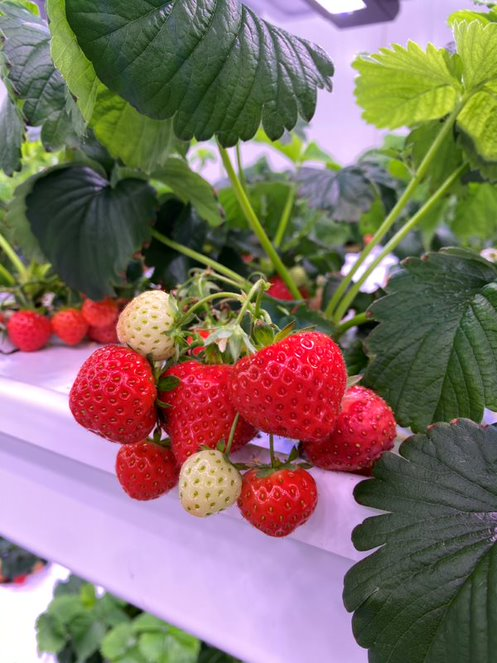
#> input picture 3.jpeg, 497 x 663 px, given in place of 1.png, which was not available
$ jupyter execute --allow-errors Maturity.ipynb   (shell and % lines are left out)   (older library calls are emulated)
#> lines starting #> are read from the running program, lines starting #| are printed output that depends on the picture; after the words box and inside, x2 and y2 are one past the last pixel; in counts of white or black regions, pixels touching at a corner belong together; pictures that were not available may be replaced by others from this repository, and a replacement may not be noted
[cell 1]
import torch
import cv2
import matplotlib.pyplot as plt
import PIL
from google.colab.patches import cv2_imshow

[cell 2]
from google.colab import drive
drive.mount('/content/drive')

#> (a cell that did not finish here is left out)

[cell 4]
import collections
import numpy as np

[cell 5]
img00 = cv2.imread('/content/drive/MyDrive/data/yolos/1.png')
#> img00 is the input picture: shape (663, 497, 3); mean B, G, R 103.5, 113.2, 130.5

[cell 6]
img00 = cv2.imread('/content/drive/MyDrive/data/yolos/22.png')
cv2_imshow(img00)

hsv = cv2.cvtColor(img00, cv2.COLOR_BGR2HSV)
#> hsv: shape (663, 497, 3); mean H, S, V 84, 104.4, 146.4
# hsv = hsv[:]
for i in range(hsv.shape[0]):
    for j in range(hsv.shape[1]):
        hsv[i][j][2] = 255
#> hsv: shape (663, 497, 3); mean H, S, V 84, 104.4, 255
img1 = cv2.cvtColor(hsv, cv2.COLOR_HSV2BGR)
cv2_imshow(img1)

# img = cv2.blur(img1,(8,8))
# cv2_imshow(img)
# img = cv2.bilateralFilter(img, 11, 17, 17)
img = cv2.GaussianBlur(img1, (5,5), cv2.BORDER_DEFAULT)
cv2.rectangle(img, (0, 0), (img.shape[1], img.shape[0]), (255, 255, 255), 3)
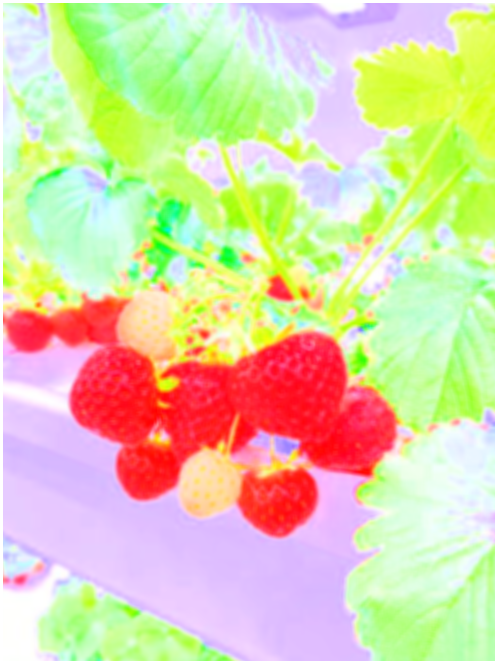
#> img: shape (663, 497, 3); mean B, G, R 171, 211.3, 218.9

cv2_imshow(img)

# img = cv2.cvtColor(img, cv2.COLOR_BGR2GRAY)
# img = cv2.pyrMeanShiftFiltering(img, 21, 51)
# cv2_imshow(img)
x = cv2.Sobel(img, 5, 1,0, ksize=3, scale=1)
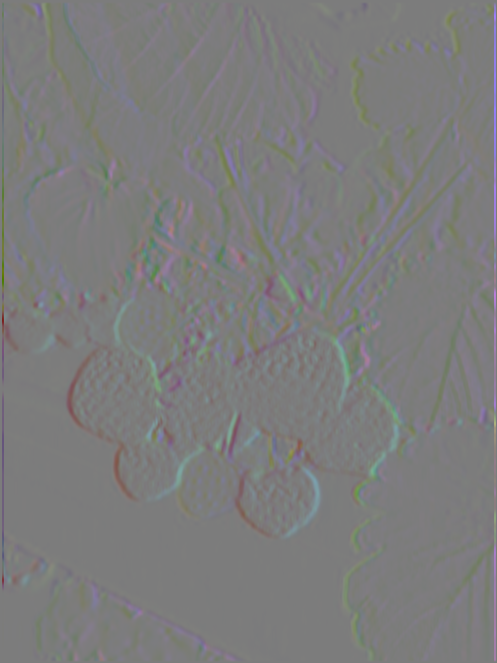
#> x: shape (663, 497, 3) float32; mean B, G, R 0, 0, 0; drawn with min black and max white
y = cv2.Sobel(img, 5, 0,1, ksize=3, scale=1)
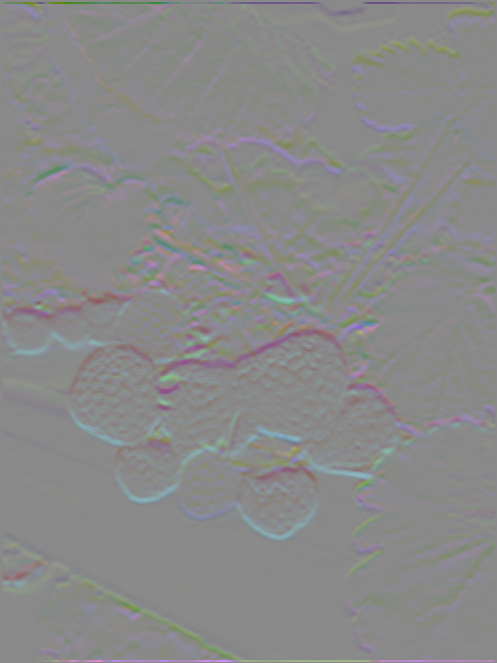
#> y: shape (663, 497, 3) float32; mean B, G, R 0, 0, 0; drawn with min black and max white
absx= cv2.convertScaleAbs(x)
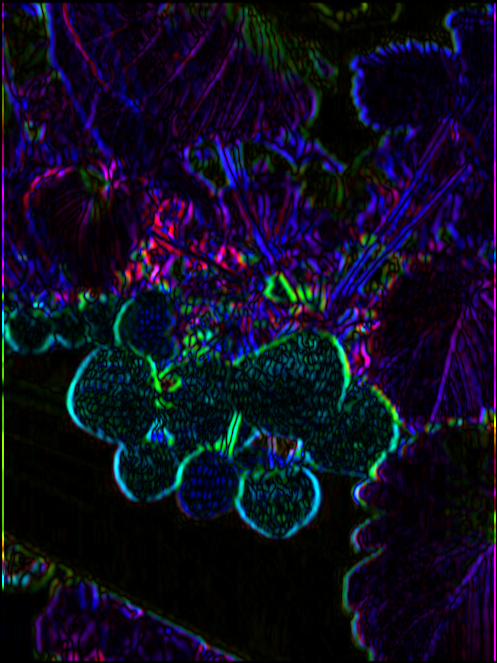
#> absx: shape (663, 497, 3); mean B, G, R 32.5, 12.5, 14.3
absy = cv2.convertScaleAbs(y)
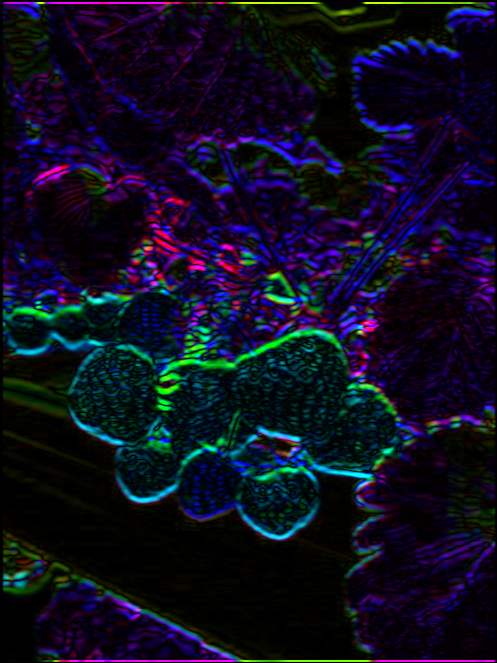
#> absy: shape (663, 497, 3); mean B, G, R 32, 13.9, 14.5
img = cv2.addWeighted(absx, 0.5, absy, 0.5,0)
cv2_imshow(img)

img = cv2.GaussianBlur(img, (9,9), cv2.BORDER_DEFAULT)
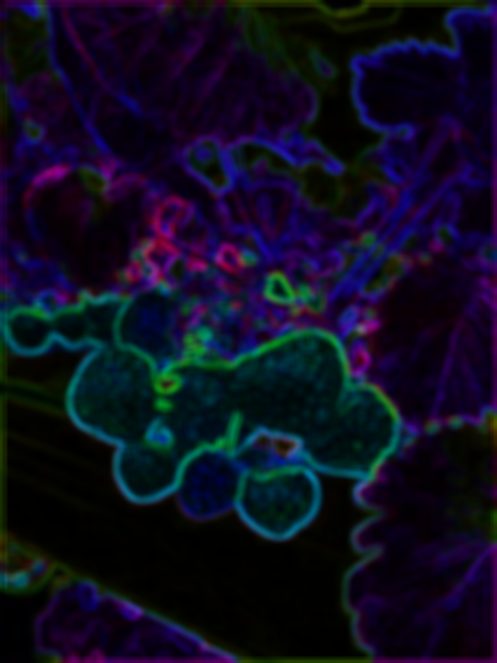
#> img: shape (663, 497, 3); mean B, G, R 32.4, 13.3, 14.5
cv2_imshow(img)

# can = cv2.cvtColor(img, cv2.COLOR_BGR2GRAY)
can = cv2.Canny(np.uint8(img), 100,200)
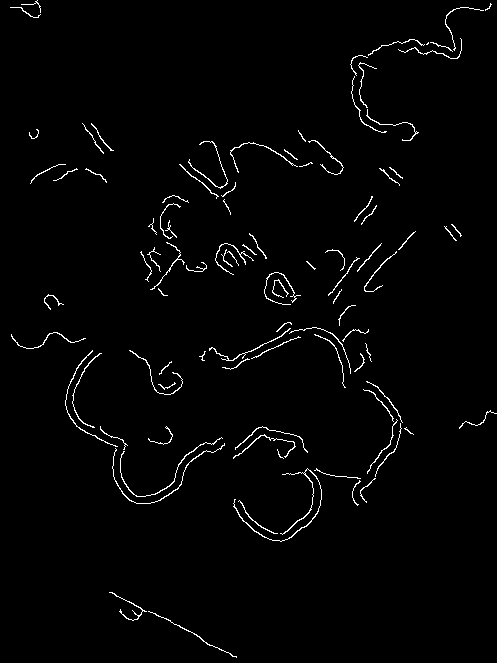
#> can: shape (663, 497); 1.8% white in thin lines or dots
cv2_imshow(can)
# a = cv2.blur(can,(8,8)) - can * 0.5

# cv2_imshow(can)

# cv2.rectangle(img, (cors[0], cors[1]), (cors[2], cors[3]), (0, 165, 255), 1)

contours2, hierarchy2 = cv2.findContours(can, cv2.RETR_CCOMP ,
                                               cv2.CHAIN_APPROX_TC89_L1 )
#> contours2 = 99 contours, 65 with area under 20; largest, box (x1, y1, x2, y2) and area: (233, 468, 322, 541) 94, (120, 438, 223, 497) 56, (264, 272, 301, 305) 53, (230, 142, 298, 173) 46, (233, 434, 296, 459) 44
cv2.drawContours(img00, contours2, -1, (0, 255, 0), 2, cv2.LINE_AA)
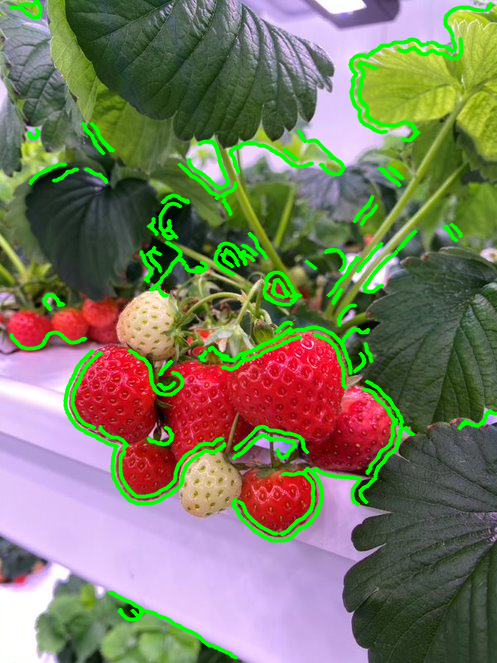
#> img00: shape (663, 497, 3); 7.86% of pixels changed, all inside (x1, y1, x2, y2) = (8, 0, 497, 660)
cv2_imshow(img00)

[cell 7]
cv2.drawContours(img00, contours2, 8, (0, 255, 0), 2, cv2.LINE_AA)
#> img00: shape (663, 497, 3); 0.01% of pixels changed, all inside (x1, y1, x2, y2) = (275, 448, 286, 461)
cv2_imshow(img00)

[cell 8]
# to actually visualize the effect of `CHAIN_APPROX_SIMPLE`, we need a proper image
image1 = cv2.imread('/content/drive/MyDrive/data/yolos/1.png')
cv2_imshow(image1)
img_gray1 = cv2.cvtColor(image1, cv2.COLOR_BGR2GRAY)
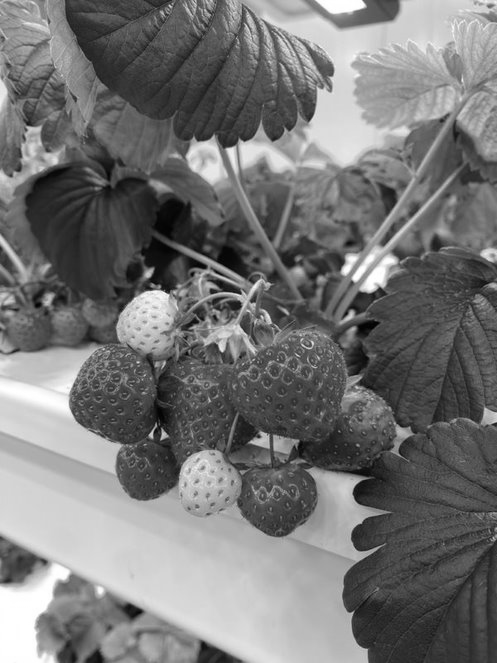
#> img_gray1: shape (663, 497); min 1, max 255, mean 117.3
cv2_imshow(img_gray1)
image1 = cv2.Laplacian(image1,cv2.CV_64F)
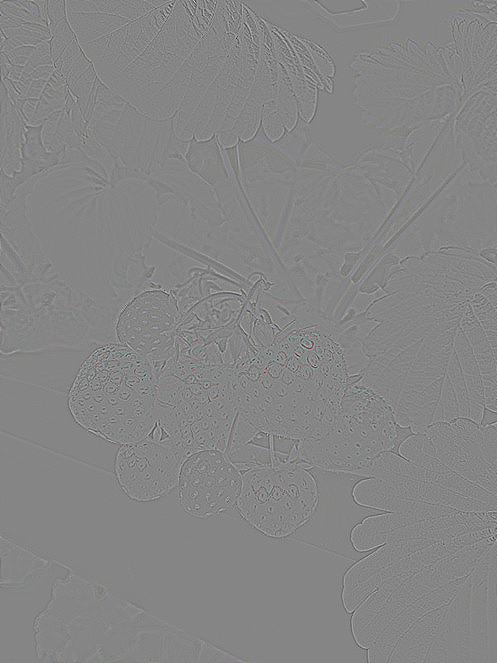
#> image1: shape (663, 497, 3) float64; mean B, G, R 0, 0, 0; drawn with min black and max white
# ret, thresh1 = cv2.threshold(img_gray1, 150, 255, cv2.THRESH_BINARY)
cv2_imshow(image1)
#> (the rest of this cell did not finish here and is left out)

[cell 9]
from PIL import Image
import numpy as np

[cell 10]
# [21 lines left out: function c, not called in this run]

[cell 11]
# [28 lines left out: function get_strawberries_maturity, not called in this run]

def get_strawberries_bboxes(path):
    pil_image = Image.open(path)
    res = model(pil_image)
    # res.render()
    processed_preds = []
    for cors in res.xyxy[0]:
        print(cors.data)
        print(cors.data[4].item())
        processed_preds.append({
            'xmin': int(cors.data[0]),
            'ymin': int(cors.data[1]),
            'xmax': int(cors.data[2]),
            'ymax': int(cors.data[3]),
            'confidence': cors.data[4].item(),
        })
    img = get_strawberries_maturity(res.imgs[0], processed_preds)
    cv2_imshow(img)
    print(processed_preds)

#> (a cell that did not finish here is left out)

[cell 13]
from PIL import Image

[cell 14]
def f(path='/content/drive/MyDrive/data/yolos/2.jpg'):
    res = model(path)
    img = cv2.imread(path)
    # img = cv2.cvtColor(img, cv2.COLOR_BGR2RGB)
    for cors in res.xyxy[0]:
        cors = list(map(int, cors.data))
        cut = img[cors[1]:cors[3], cors[0]:cors[2]]


        hsv = cv2.cvtColor(cut, cv2.COLOR_BGR2HSV)
        red1 = cv2.inRange(hsv[:, :,  0], 170, 180)
        red2 = cv2.inRange(hsv[:, :,  0], 0, 10)
        green = cv2.inRange(hsv[:, :,  0], 28, 80)
        red = cv2.bitwise_or(red1, red2)
        # cv2_imshow(green)
        # cv2_imshow(cut)
        stat = sum(collections.Counter(x)[255] for x in red)
        total = red.shape[0] * red.shape[1] - sum(collections.Counter(x)[255] for x in green)
        if not total:
            continue
        percentage = round(stat / total / 0.8, 3)
        if percentage > 1: percentage = 1
        percentage = 'Maturity ' + str(percentage)
        font = cv2.FONT_HERSHEY_SIMPLEX
        cv2.rectangle(img, (cors[0], cors[1]), (cors[2], cors[3]), (0, 165, 255), 1)
        cv2.putText(img, percentage, (cors[0],cors[1]), font, 0.6, (0, 165, 255), 0)
    cv2_imshow(img)

#> (a cell that did not finish here is left out)

#> (a cell that did not finish here is left out)

[cell 17]
import numpy as np

[cell 18]
import torchvision.transforms.functional as F

# [9 lines left out: function scale, not called in this run]

[cell 19]
path = '/content/drive/MyDrive/data/yolos/2.jpg'
#> path = '/content/drive/MyDrive/data/yolos/2.jpg'
#> (the rest of this cell did not finish here and is left out)

[cell 20]
import torchvision.transforms.functional as F

def scale(img, new_h):
#> called with new_h = 1792
    w, h = img.size
#> w = 497; h = 663
    mx = max(w, h)
#> mx = 663
    wp = int(mx - w)
#> wp = 166
    hp = int(mx - h)
#> hp = 0
    padding = (0, 0, wp, hp)
#> padding = (0, 0, 166, 0)
    img = F.pad(img, padding, 0, 'constant')
    img = F.resize(img, (new_h, new_h))
    return img

def leaf_squares(path):
    h = 224
    pil_img = PIL.Image.open(path)
    img = scale(pil_img, 1792)
    img = np.asarray(img)
    img = cv2.cvtColor(img, cv2.COLOR_RGB2BGR)
    img_orig = img.copy()
    total = h ** 2

    hsv1 = cv2.cvtColor(img, cv2.COLOR_BGR2HSV)
    green1 = cv2.inRange(hsv1[:, :], (24, 50, 15), (90, 230, 230))
    for y in range(0, 1792, h):
        for x in range(0, 1792, h):
            cut = img[y:y+h, x:x+h]
            hsv = cv2.cvtColor(cut, cv2.COLOR_BGR2HSV)
            green = cv2.inRange(hsv[:, :], (24, 50, 15), (90, 230, 230))
            stat = sum(collections.Counter(x)[255] for x in green)
            percentage = stat / total
            if percentage > 0.4:
                yield cut
